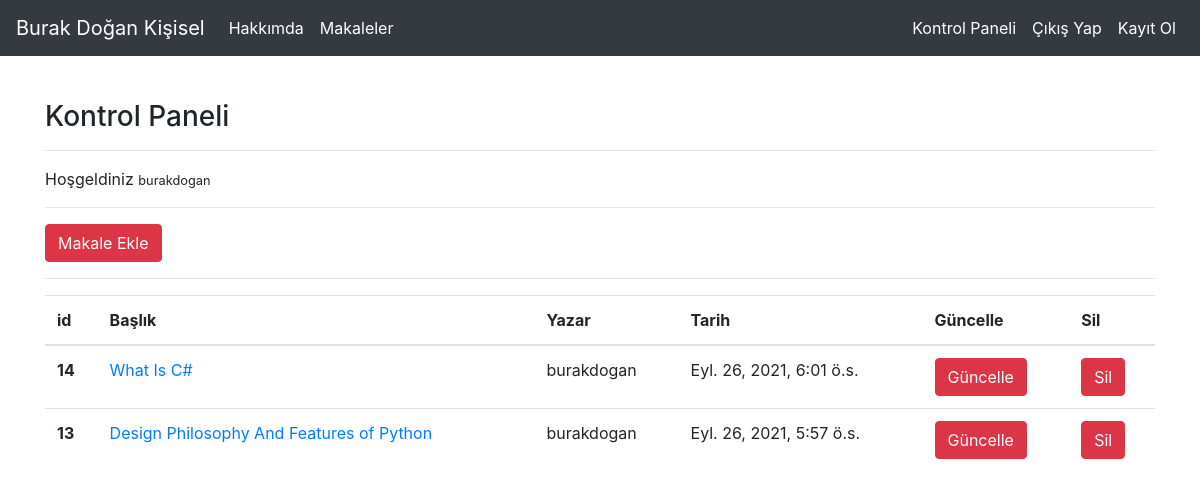
Screenshot of /articles/dashboard/ (signed in) with the database file from the repository.
### article/models.py (models this page shows, shortened)
class Article(models.Model):
    author = models.ForeignKey("auth.User",on_delete=models.CASCADE,verbose_name="Yazar")
    title = models.CharField(max_length=50,verbose_name="Başlık")
    content = RichTextField()
    created_date = models.DateTimeField(auto_now_add=True,verbose_name="Oluşturm Tarihi")
    article_image = models.FileField(blank=True,null=True,verbose_name="Makaleye Görsel Ekleyin")
    class Meta:
        ordering = ['-created_date'] # veritabanında - ile tam tersi duruma çevirilir son eklenen ilk gösterilir

### article/views.py (the view)
# urls.py: path('dashboard/',views.dashboard,name="dashboard"),
@login_required(login_url="user:login")
def dashboard(request):
    articles = Article.objects.filter(author = request.user)
    context = {
        "articles" : articles
    }
    return render(request,"dashboard.html",context)

### templates/dashboard.html
{% extends "layout.html" %}
{% block body %}
<h3>Kontrol Paneli</h3>
<hr>
<p>
Hoşgeldiniz <small>{{request.user.username}}</small>
</p>
<hr>
<a class="btn btn-danger" href ="/articles/addarticle">Makale Ekle</a>
<hr>
{% if articles %}
<table class="table">
  <thead>
    <tr>
      <th scope="col">id</th>
      <th scope="col">Başlık</th>
      <th scope="col">Yazar</th>
      <th scope="col">Tarih</th>
      <th scope="col">Güncelle</th>
      <th scope="col">Sil</th>
    </tr>
  </thead>
  <tbody>
    {% for article in articles %}
        <tr>
            <th scope="row">{{article.id}}</th>
            <td> <a href="/articles/article/{{article.id}}">{{article.title}}</a></td>
            <td>{{article.author.username}}</td>
            <td>{{article.created_date}}</td>
            <td><a href="/articles/update/{{article.id}}" class = "btn btn-danger">Güncelle</a></td>
            <td><a href="/articles/delete/{{article.id}}" class = "btn btn-danger">Sil</a></td>
        </tr>
    {% endfor %}
  </tbody>
</table>
{% else %}
<div class = "alert alert-danger">
Henüz bir makaleniz bulunmuyor.
</div>
{% endif %}
{% endblock body %}

### rows the page displays
Article: id "14", title "What Is C#", author.username "burakdogan", created_date "Eyl. 26, 2021, 6:01 ö.s."
Article: id "13", title "Design Philosophy And Features of Python", author.username "burakdogan", created_date "Eyl. 26, 2021, 5:57 ö.s."

### other values shown
{{ request.user.username }} "burakdogan"
